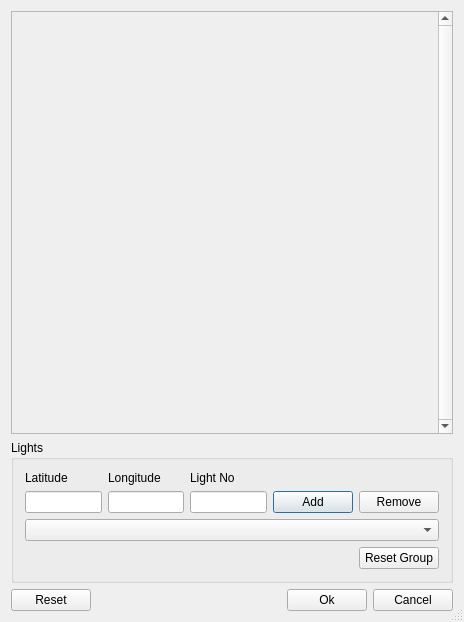
<?xml version="1.0" encoding="UTF-8"?>
<ui version="4.0">
 <author>LPub3D</author>
 <class>LDVExportOptionPanel</class>
 <widget class="QDialog" name="LDVExportOptionPanel">
  <property name="geometry">
   <rect>
    <x>0</x>
    <y>0</y>
    <width>464</width>
    <height>622</height>
   </rect>
  </property>
  <property name="windowTitle">
   <string>POV Export Options</string>
  </property>
  <property name="windowIcon">
   <iconset resource="../../mainApp/lpub3d.qrc">
    <normaloff>:/resources/LPub32.png</normaloff>:/resources/LPub32.png</iconset>
  </property>
  <property name="sizeGripEnabled">
   <bool>true</bool>
  </property>
  <layout class="QVBoxLayout" name="mainLayout">
   <property name="spacing">
    <number>6</number>
   </property>
   <property name="leftMargin">
    <number>11</number>
   </property>
   <property name="topMargin">
    <number>11</number>
   </property>
   <property name="rightMargin">
    <number>11</number>
   </property>
   <property name="bottomMargin">
    <number>11</number>
   </property>
   <item>
    <widget class="QScrollArea" name="scrollArea">
     <property name="sizePolicy">
      <sizepolicy hsizetype="Expanding" vsizetype="Expanding">
       <horstretch>0</horstretch>
       <verstretch>0</verstretch>
      </sizepolicy>
     </property>
     <property name="verticalScrollBarPolicy">
      <enum>Qt::ScrollBarAlwaysOn</enum>
     </property>
     <property name="horizontalScrollBarPolicy">
      <enum>Qt::ScrollBarAlwaysOff</enum>
     </property>
     <property name="widgetResizable">
      <bool>true</bool>
     </property>
    </widget>
   </item>
   <item>
    <widget class="QGroupBox" name="povLightingGrpBox">
     <property name="title">
      <string>Lights</string>
     </property>
     <layout class="QVBoxLayout" name="verticalLayout_5">
      <item>
       <layout class="QHBoxLayout" name="horizontalLayout_3">
        <item>
         <layout class="QVBoxLayout" name="verticalLayout_4">
          <item>
           <widget class="QLabel" name="label_13">
            <property name="text">
             <string>Latitude</string>
            </property>
           </widget>
          </item>
          <item>
           <widget class="QLineEdit" name="povLightLatitudeLnEdit">
            <property name="toolTip">
             <string>Enter the light's latitude coordinate.</string>
            </property>
           </widget>
          </item>
         </layout>
        </item>
        <item>
         <layout class="QVBoxLayout" name="verticalLayout_3">
          <item>
           <widget class="QLabel" name="label_14">
            <property name="text">
             <string>Longitude</string>
            </property>
           </widget>
          </item>
          <item>
           <widget class="QLineEdit" name="povLightLongitudeLnEdit">
            <property name="toolTip">
             <string>Enter the light's longitude coordinate.</string>
            </property>
           </widget>
          </item>
         </layout>
        </item>
        <item>
         <layout class="QVBoxLayout" name="verticalLayout_2">
          <item>
           <widget class="QLabel" name="label_12">
            <property name="text">
             <string>Light No</string>
            </property>
           </widget>
          </item>
          <item>
           <widget class="QLineEdit" name="povLightNumLnEdit">
            <property name="autoFillBackground">
             <bool>false</bool>
            </property>
            <property name="readOnly">
             <bool>false</bool>
            </property>
           </widget>
          </item>
         </layout>
        </item>
        <item>
         <layout class="QVBoxLayout" name="verticalLayout">
          <item>
           <widget class="QLabel" name="label">
            <property name="text">
             <string/>
            </property>
           </widget>
          </item>
          <item>
           <layout class="QHBoxLayout" name="horizontalLayout">
            <item>
             <widget class="QPushButton" name="povAddLightBtn">
              <property name="toolTip">
               <string>Enter new latitude and longitude values and add a light entry.</string>
              </property>
              <property name="text">
               <string>Add</string>
              </property>
             </widget>
            </item>
            <item>
             <widget class="QPushButton" name="povRemoveLightBtn">
              <property name="toolTip">
               <string>Remove the current light entry</string>
              </property>
              <property name="text">
               <string>Remove</string>
              </property>
             </widget>
            </item>
           </layout>
          </item>
         </layout>
        </item>
       </layout>
      </item>
      <item>
       <widget class="QComboBox" name="povLightsCombo">
        <property name="toolTip">
         <string>View and select light entries</string>
        </property>
       </widget>
      </item>
      <item>
       <layout class="QHBoxLayout" name="horizontalLayout_2">
        <item>
         <spacer name="horizontalSpacer">
          <property name="orientation">
           <enum>Qt::Horizontal</enum>
          </property>
          <property name="sizeHint" stdset="0">
           <size>
            <width>298</width>
            <height>20</height>
           </size>
          </property>
         </spacer>
        </item>
        <item>
         <widget class="QPushButton" name="povLightingGrpResetBtn">
          <property name="toolTip">
           <string>Reset the Lighting group to its default settings.</string>
          </property>
          <property name="text">
           <string>Reset Group</string>
          </property>
         </widget>
        </item>
       </layout>
      </item>
     </layout>
    </widget>
   </item>
   <item>
    <layout class="QHBoxLayout" name="buttonsLayout">
     <item>
      <widget class="QPushButton" name="resetButton">
       <property name="text">
        <string>Reset</string>
       </property>
      </widget>
     </item>
     <item>
      <spacer name="spacer1">
       <property name="orientation">
        <enum>Qt::Horizontal</enum>
       </property>
       <property name="sizeType">
        <enum>QSizePolicy::Expanding</enum>
       </property>
       <property name="sizeHint" stdset="0">
        <size>
         <width>40</width>
         <height>20</height>
        </size>
       </property>
      </spacer>
     </item>
     <item>
      <widget class="QPushButton" name="okButton">
       <property name="text">
        <string>Ok</string>
       </property>
      </widget>
     </item>
     <item>
      <widget class="QPushButton" name="cancelButton">
       <property name="text">
        <string>Cancel</string>
       </property>
      </widget>
     </item>
    </layout>
   </item>
  </layout>
 </widget>
 <layoutdefault spacing="6" margin="11"/>
 <resources>
  <include location="resources.qrc"/>
 </resources>
 <connections/>
</ui>
